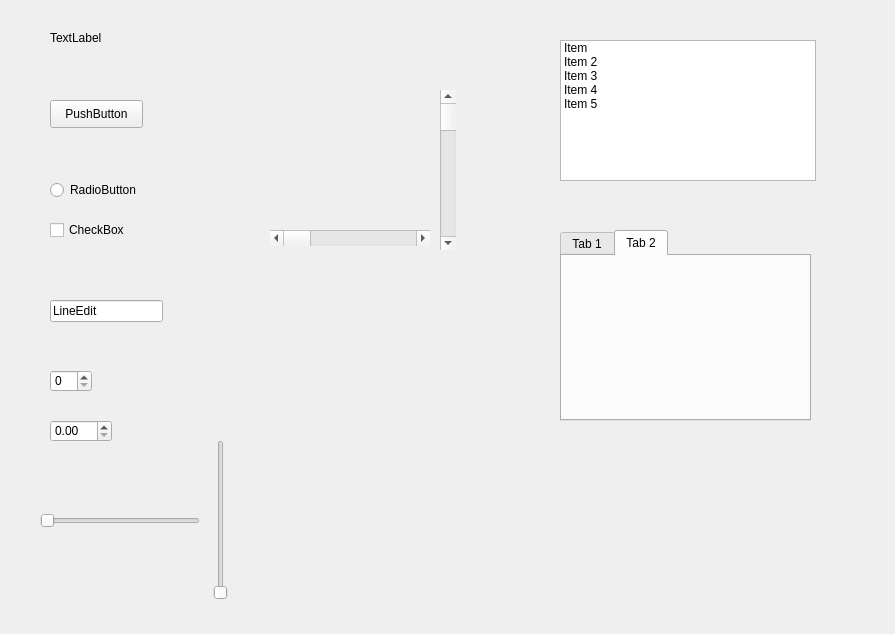
<?xml version="1.0" encoding="UTF-8"?>
<ui version="4.0">
 <class>Form</class>
 <widget class="QWidget" name="Form">
  <property name="geometry">
   <rect>
    <x>0</x>
    <y>0</y>
    <width>895</width>
    <height>634</height>
   </rect>
  </property>
  <property name="windowTitle">
   <string>Form</string>
  </property>
  <widget class="QLabel" name="label">
   <property name="geometry">
    <rect>
     <x>50</x>
     <y>30</y>
     <width>55</width>
     <height>16</height>
    </rect>
   </property>
   <property name="text">
    <string>TextLabel</string>
   </property>
  </widget>
  <widget class="QPushButton" name="pushButton">
   <property name="geometry">
    <rect>
     <x>50</x>
     <y>100</y>
     <width>93</width>
     <height>28</height>
    </rect>
   </property>
   <property name="text">
    <string>PushButton</string>
   </property>
  </widget>
  <widget class="QRadioButton" name="radioButton">
   <property name="geometry">
    <rect>
     <x>50</x>
     <y>180</y>
     <width>95</width>
     <height>20</height>
    </rect>
   </property>
   <property name="text">
    <string>RadioButton</string>
   </property>
   <property name="checked">
    <bool>false</bool>
   </property>
  </widget>
  <widget class="QCheckBox" name="checkBox">
   <property name="geometry">
    <rect>
     <x>50</x>
     <y>220</y>
     <width>81</width>
     <height>20</height>
    </rect>
   </property>
   <property name="text">
    <string>CheckBox</string>
   </property>
  </widget>
  <widget class="QListWidget" name="listWidget">
   <property name="geometry">
    <rect>
     <x>560</x>
     <y>40</y>
     <width>256</width>
     <height>141</height>
    </rect>
   </property>
   <item>
    <property name="text">
     <string>Item</string>
    </property>
   </item>
   <item>
    <property name="text">
     <string>Item 2</string>
    </property>
   </item>
   <item>
    <property name="text">
     <string>Item 3</string>
    </property>
   </item>
   <item>
    <property name="text">
     <string>Item 4</string>
    </property>
   </item>
   <item>
    <property name="text">
     <string>Item 5</string>
    </property>
   </item>
  </widget>
  <widget class="QLineEdit" name="lineEdit">
   <property name="geometry">
    <rect>
     <x>50</x>
     <y>300</y>
     <width>113</width>
     <height>22</height>
    </rect>
   </property>
   <property name="text">
    <string>LineEdit</string>
   </property>
  </widget>
  <widget class="QSpinBox" name="spinBox">
   <property name="geometry">
    <rect>
     <x>50</x>
     <y>370</y>
     <width>42</width>
     <height>22</height>
    </rect>
   </property>
  </widget>
  <widget class="QDoubleSpinBox" name="doubleSpinBox">
   <property name="geometry">
    <rect>
     <x>50</x>
     <y>420</y>
     <width>62</width>
     <height>22</height>
    </rect>
   </property>
  </widget>
  <widget class="QScrollBar" name="horizontalScrollBar">
   <property name="geometry">
    <rect>
     <x>270</x>
     <y>230</y>
     <width>160</width>
     <height>16</height>
    </rect>
   </property>
   <property name="orientation">
    <enum>Qt::Horizontal</enum>
   </property>
  </widget>
  <widget class="QScrollBar" name="verticalScrollBar">
   <property name="geometry">
    <rect>
     <x>440</x>
     <y>90</y>
     <width>16</width>
     <height>160</height>
    </rect>
   </property>
   <property name="orientation">
    <enum>Qt::Vertical</enum>
   </property>
  </widget>
  <widget class="QSlider" name="horizontalSlider">
   <property name="geometry">
    <rect>
     <x>40</x>
     <y>510</y>
     <width>160</width>
     <height>22</height>
    </rect>
   </property>
   <property name="orientation">
    <enum>Qt::Horizontal</enum>
   </property>
  </widget>
  <widget class="QSlider" name="verticalSlider">
   <property name="geometry">
    <rect>
     <x>210</x>
     <y>440</y>
     <width>22</width>
     <height>160</height>
    </rect>
   </property>
   <property name="orientation">
    <enum>Qt::Vertical</enum>
   </property>
  </widget>
  <widget class="QTabWidget" name="tabWidget">
   <property name="geometry">
    <rect>
     <x>560</x>
     <y>230</y>
     <width>251</width>
     <height>191</height>
    </rect>
   </property>
   <property name="currentIndex">
    <number>1</number>
   </property>
   <widget class="QWidget" name="tab">
    <attribute name="title">
     <string>Tab 1</string>
    </attribute>
   </widget>
   <widget class="QWidget" name="tab_2">
    <attribute name="title">
     <string>Tab 2</string>
    </attribute>
   </widget>
  </widget>
 </widget>
 <resources/>
 <connections/>
</ui>
